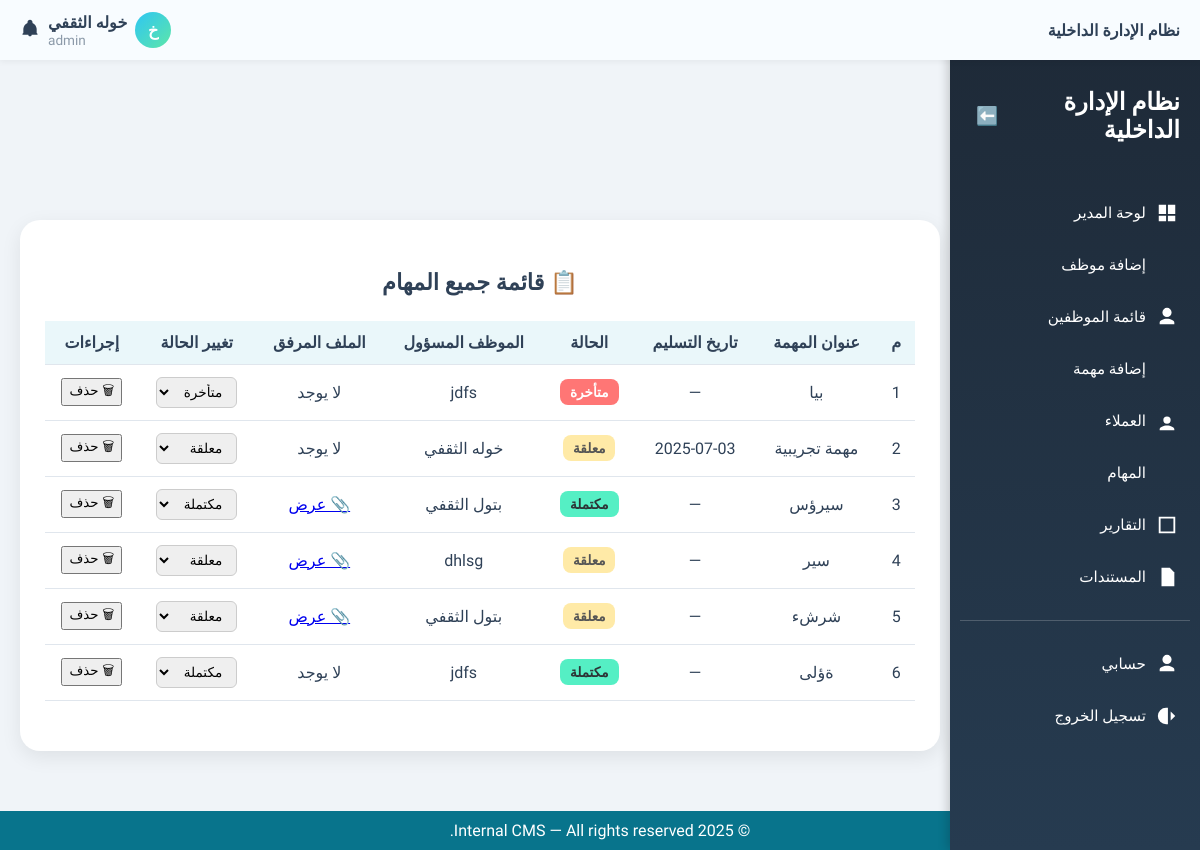
/tasks/ (signed in), run on an earlier commit of the app's database.
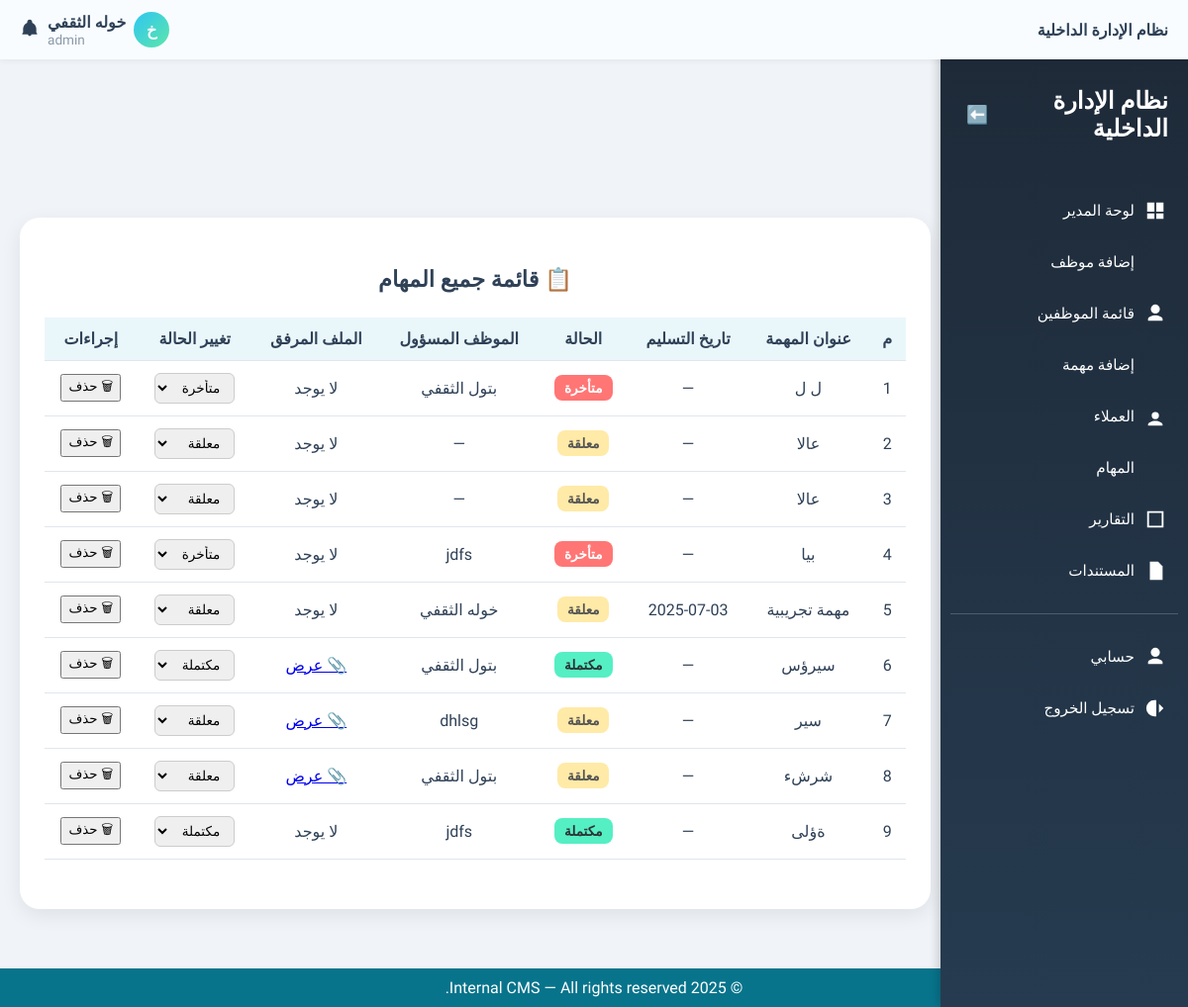
And on a later commit of the database.
### tasks/models.py (models this page shows, shortened)
class Task(models.Model):
    STATUS_CHOICES = [
        ('pending', 'قيد التنفيذ'),
        ('completed', 'منتهية'),
        ('overdue', 'متأخرة'),
    ]
    title = models.CharField(max_length=255, verbose_name='عنوان المهمة')
    description = models.TextField(blank=True, verbose_name='الوصف')
    assigned_to = models.ForeignKey(User, on_delete=models.SET_NULL, null=True, blank=True, verbose_name='الموظف المكلّف')
    client = models.ForeignKey(Client, on_delete=models.SET_NULL, null=True, blank=True, verbose_name='العميل')
    status = models.CharField(max_length=20, choices=STATUS_CHOICES, default='pending', verbose_name='الحالة')
    due_date = models.DateField(null=True, blank=True, verbose_name='تاريخ الاستحقاق')
    file_url = models.URLField(max_length=1024, blank=True, null=True, verbose_name='رابط الملف')
    file_path = models.CharField(max_length=512, blank=True, null=True, verbose_name='مسار الملف')
    documents = models.ManyToManyField('content.Document', blank=True, verbose_name='مستندات إضافية')
    created_at = models.DateTimeField(auto_now_add=True, verbose_name='تاريخ الإنشاء')
    class Meta:
        verbose_name = 'مهمة'
        verbose_name_plural = 'المهام'
        ordering = ['-created_at']  # ترتيب المهام الأحدث أولاً

### tasks/views.py (the view)
# urls.py: path('', views.task_list_view, name='task_list'),
@login_required
@role_required(['admin', 'staff'])
def task_list_view(request):
    user = request.user
    role = user.userprofile.role.name
    if role == 'admin':
        tasks = Task.objects.all()  # لا حاجة لـ order_by بسبب ordering في الموديل
    else:
        tasks = Task.objects.filter(assigned_to=user)
    return render(request, 'tasks/list.html', {'all_tasks': tasks})

### core/context_processors.py (called while the page is built)
def user_role(request):
    role = None
    if request.user.is_authenticated:
        if hasattr(request.user, 'userprofile'):
            role = request.user.userprofile.role.name
    return {'role': role}

### templates/tasks/list.html (shortened to what this page needs)
{% extends "base.html" %}
{% block content %}
<div class="tasks-container">
  <div class="tasks-card">
    <h2>📋 قائمة جميع المهام</h2>
    <div class="table-responsive">
      <table class="tasks-table">
        <thead>
          <tr>
            <th>م</th>
            <th>عنوان المهمة</th>
            <th>تاريخ التسليم</th>
            <th>الحالة</th>
            <th>الموظف المسؤول</th>
            <th>الملف المرفق</th>
            <th>تغيير الحالة</th>
            <th>إجراءات</th>
          </tr>
        </thead>
        <tbody>
          {% for task in all_tasks %}
          <tr>
            <td>{{ forloop.counter }}</td>
            <td>{{ task.title }}</td>
            <td>{{ task.due_date|date:"Y-m-d"|default:"—" }}</td>
            <td>
              {% if task.status == 'pending' %}
                <span class="badge badge-warning">معلقة</span>
              {% elif task.status == 'completed' %}
                <span class="badge badge-success">مكتملة</span>
              {% elif task.status == 'overdue' %}
                <span class="badge badge-danger">متأخرة</span>
              {% endif %}
            </td>
            <td>
              {% if task.assigned_to %}
                {{ task.assigned_to.get_full_name|default:task.assigned_to.username }}
              {% else %}
                —
              {% endif %}
            </td>
            <td>
              {% if task.file_url %}
                <a href="{{ task.file_url }}" target="_blank" class="btn btn-sm btn-outline-info">📎 عرض</a>
              {% else %}
                <span class="text-muted">لا يوجد</span>
              {% endif %}
            </td>
            <td>
              <select class="form-select update-status" data-task-id="{{ task.id }}">
                <option value="pending" {% if task.status == 'pending' %}selected{% endif %}>معلقة</option>
                <option value="completed" {% if task.status == 'completed' %}selected{% endif %}>مكتملة</option>
                <option value="overdue" {% if task.status == 'overdue' %}selected{% endif %}>متأخرة</option>
              </select>
            </td>
            <td>
              {% if request.user.userprofile.role.name == 'admin' %}
                <button class="btn btn-sm btn-outline-danger delete-task-btn" data-task-id="{{ task.id }}">🗑 حذف</button>
              {% else %}
                <span class="text-muted">—</span>
              {% endif %}
            </td>
          </tr>
          {% empty %}
          <tr>
            <td colspan="8" class="empty-row">لا توجد مهام مسجلة.</td>
          </tr>
          {% endfor %}
        </tbody>
      </table>
    </div>
  </div>
</div>
{% endblock %}

What changed in the data, as far as the page shows it:
added Task: title "ل ل", due_date "—", shows "متأخرة", assigned_to.get_full_name "بتول الثقفي", shows "لا يوجد", status+id "متأخرة"
added Task: title "عالا", due_date "—", shows "معلقة", shows "لا يوجد", status+id "معلقة"
added Task: title "عالا", due_date "—", shows "معلقة", shows "لا يوجد", status+id "معلقة"
